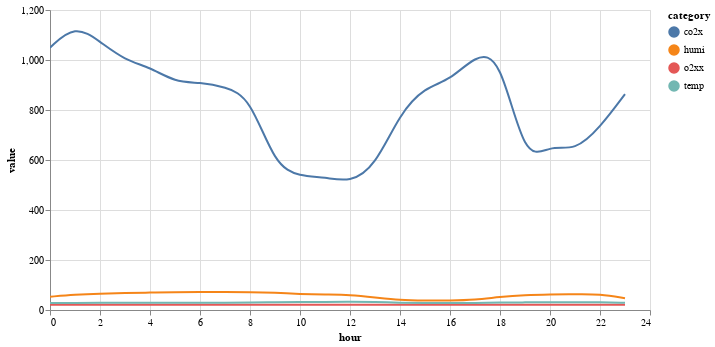

This figure's notebook cell:
### Code cell
def plot_data(df):
    # Create a selection that chooses the nearest point & selects based on x-value
    nearest = alt.selection(type='single', nearest=True, on='mouseover',
                            fields=['hour'], empty='none')

    # The basic line
    line = alt.Chart(df).mark_line(interpolate='basis').encode(
        x='hour:Q',
        y='value:Q',
        color='category:N'
    )

    # Transparent selectors across the chart. This is what tells us
    # the x-value of the cursor
    selectors = alt.Chart(df).mark_point().encode(
        x='hour:Q',
        opacity=alt.value(0),
    ).add_selection(
        nearest
    )

    # Draw points on the line, and highlight based on selection
    points = line.mark_point().encode(
        opacity=alt.condition(nearest, alt.value(1), alt.value(0))
    )

    # Draw text labels near the points, and highlight based on selection
    text = line.mark_text(align='left', dx=5, dy=-5).encode(
        text=alt.condition(nearest, 'value:Q', alt.value(' '))
    )

    # Draw a rule at the location of the selection
    rules = alt.Chart(df).mark_rule(color='gray').encode(
        x='hour:Q',
    ).transform_filter(
        nearest
    )

    # Put the five layers into a chart and bind the data
    layer = alt.layer(
        line, selectors, points, rules, text
    ).properties(
        width=600, height=300
    )
    return (layer).interactive()
plot_data(df)

### Figure 1 — Vega-Lite specification as saved in the notebook (floating-point values rounded to 4 significant figures)
{"config": {"view": {"continuousWidth": 400, "continuousHeight": 300}}, "layer": [{"mark": {"type": "line", "interpolate": "basis"}, "encoding": {"color": {"field": "category", "type": "nominal"}, "x": {"field": "hour", "type": "quantitative"}, "y": {"field": "value", "type": "quantitative"}}, "selection": {"selector008": {"type": "interval", "bind": "scales", "encodings": ["x", "y"]}}}, {"mark": "point", "encoding": {"opacity": {"value": 0}, "x": {"field": "hour", "type": "quantitative"}}, "selection": {"selector007": {"type": "single", "nearest": true, "on": "mouseover", "fields": ["hour"], "empty": "none"}}}, {"mark": "point", "encoding": {"color": {"field": "category", "type": "nominal"}, "opacity": {"condition": {"value": 1, "selection": "selector007"}, "value": 0}, "x": {"field": "hour", "type": "quantitative"}, "y": {"field": "value", "type": "quantitative"}}}, {"mark": {"type": "rule", "color": "gray"}, "encoding": {"x": {"field": "hour", "type": "quantitative"}}, "transform": [{"filter": {"selection": "selector007"}}]}, {"mark": {"type": "text", "align": "left", "dx": 5, "dy": -5}, "encoding": {"color": {"field": "category", "type": "nominal"}, "text": {"condition": {"field": "value", "type": "quantitative", "selection": "selector007"}, "value": " "}, "x": {"field": "hour", "type": "quantitative"}, "y": {"field": "value", "type": "quantitative"}}}], "data": {"name": "data-192132133dff22912aa3f53509d7606d"}, "height": 300, "width": 600, "$schema": "https://vega.github.io/schema/vega-lite/v4.17.0.json", "datasets": {"data-192132133dff22912aa3f53509d7606d": [{"hour": 0, "category": "co2x", "value": 1049.0}, {"hour": 1, "category": "co2x", "value": 1142.0}, {"hour": 2, "category": "co2x", "value": 1073.0}, {"hour": 3, "category": "co2x", "value": 998.6}, {"hour": 4, "category": "co2x", "value": 971.3}, {"hour": 5, "category": "co2x", "value": 911.4}, {"hour": 6, "category": "co2x", "value": 910.4}, {"hour": 7, "category": "co2x", "value": 892.2}, {"hour": 8, "category": "co2x", "value": 852.8}, {"hour": 9, "category": "co2x", "value": 576.6}, {"hour": 10, "category": "co2x", "value": 534.4}, {"hour": 11, "category": "co2x", "value": 531.9}, {"hour": 12, "category": "co2x", "value": 509.8}, {"hour": 13, "category": "co2x", "value": 573.3}, {"hour": 14, "category": "co2x", "value": 787.7}, {"hour": 15, "category": "co2x", "value": 890.9}, {"hour": 16, "category": "co2x", "value": 918.3}, {"hour": 17, "category": "co2x", "value": 1017.0}, {"hour": 18, "category": "co2x", "value": 1024.0}, {"hour": 19, "category": "co2x", "value": 586.9}, {"hour": 20, "category": "co2x", "value": 661.3}, {"hour": 21, "category": "co2x", "value": 635.7}, {"hour": 22, "category": "co2x", "value": 730.0}, {"hour": 23, "category": "co2x", "value": 863.6}, {"hour": 0, "category": "o2xx", "value": 20.94}, {"hour": 1, "category": "o2xx", "value": 20.93}, {"hour": 2, "category": "o2xx", "value": 20.93}, {"hour": 3, "category": "o2xx", "value": 20.94}, {"hour": 4, "category": "o2xx", "value": 20.94}, {"hour": 5, "category": "o2xx", "value": 20.94}, {"hour": 6, "category": "o2xx", "value": 20.95}, {"hour": 7, "category": "o2xx", "value": 20.94}, {"hour": 8, "category": "o2xx", "value": 20.95}, {"hour": 9, "category": "o2xx", "value": 21.0}, {"hour": 10, "category": "o2xx", "value": 21.05}, {"hour": 11, "category": "o2xx", "value": 21.1}, {"hour": 12, "category": "o2xx", "value": 21.11}, {"hour": 13, "category": "o2xx", "value": 21.14}, {"hour": 14, "category": "o2xx", "value": 21.11}, {"hour": 15, "category": "o2xx", "value": 21.04}, {"hour": 16, "category": "o2xx", "value": 21.02}, {"hour": 17, "category": "o2xx", "value": 21.0}, {"hour": 18, "category": "o2xx", "value": 21.0}, {"hour": 19, "category": "o2xx", "value": 21.05}, {"hour": 20, "category": "o2xx", "value": 21.05}, {"hour": 21, "category": "o2xx", "value": 21.04}, {"hour": 22, "category": "o2xx", "value": 21.03}, {"hour": 23, "category": "o2xx", "value": 21.04}, {"hour": 0, "category": "temp", "value": 27.71}, {"hour": 1, "category": "temp", "value": 28.53}, {"hour": 2, "category": "temp", "value": 28.84}, {"hour": 3, "category": "temp", "value": 29.01}, {"hour": 4, "category": "temp", "value": 29.04}, {"hour": 5, "category": "temp", "value": 29.0}, {"hour": 6, "category": "temp", "value": 29.07}, {"hour": 7, "category": "temp", "value": 29.35}, {"hour": 8, "category": "temp", "value": 29.85}, {"hour": 9, "category": "temp", "value": 30.77}, {"hour": 10, "category": "temp", "value": 31.56}, {"hour": 11, "category": "temp", "value": 32.16}, {"hour": 12, "category": "temp", "value": 32.8}, {"hour": 13, "category": "temp", "value": 31.95}, {"hour": 14, "category": "temp", "value": 29.1}, {"hour": 15, "category": "temp", "value": 28.21}, {"hour": 16, "category": "temp", "value": 27.64}, {"hour": 17, "category": "temp", "value": 28.22}, {"hour": 18, "category": "temp", "value": 30.24}, {"hour": 19, "category": "temp", "value": 30.52}, {"hour": 20, "category": "temp", "value": 30.77}, {"hour": 21, "category": "temp", "value": 30.94}, {"hour": 22, "category": "temp", "value": 31.06}, {"hour": 23, "category": "temp", "value": 28.79}, {"hour": 0, "category": "humi", "value": 53.14}, {"hour": 1, "category": "humi", "value": 61.3}, {"hour": 2, "category": "humi", "value": 65.86}, {"hour": 3, "category": "humi", "value": 68.09}, {"hour": 4, "category": "humi", "value": 69.52}, {"hour": 5, "category": "humi", "value": 71.11}, {"hour": 6, "category": "humi", "value": 72.1}, {"hour": 7, "category": "humi", "value": 72.7}, {"hour": 8, "category": "humi", "value": 71.79}, {"hour": 9, "category": "humi", "value": 69.03}, {"hour": 10, "category": "humi", "value": 63.85}, {"hour": 11, "category": "humi", "value": 61.5}, {"hour": 12, "category": "humi", "value": 60.7}, {"hour": 13, "category": "humi", "value": 50.59}, {"hour": 14, "category": "humi", "value": 39.46}, {"hour": 15, "category": "humi", "value": 37.78}, {"hour": 16, "category": "humi", "value": 37.66}, {"hour": 17, "category": "humi", "value": 40.45}, {"hour": 18, "category": "humi", "value": 52.49}, {"hour": 19, "category": "humi", "value": 59.75}, {"hour": 20, "category": "humi", "value": 62.14}, {"hour": 21, "category": "humi", "value": 62.75}, {"hour": 22, "category": "humi", "value": 64.01}, {"hour": 23, "category": "humi", "value": 47.16}]}}
